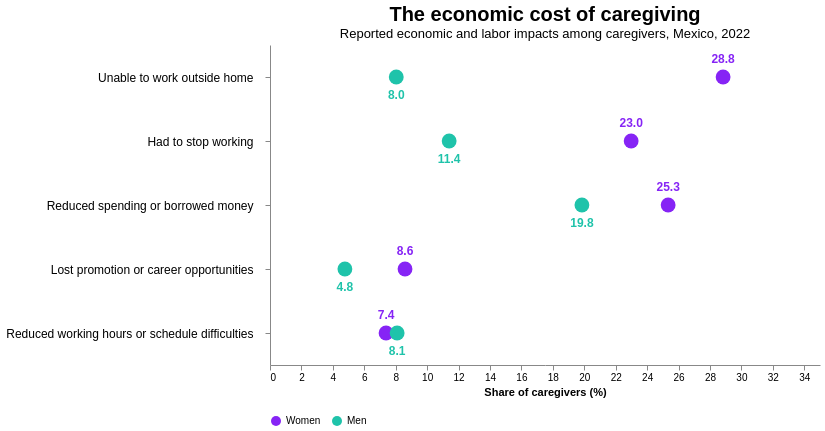

Here is the notebook cell this chart was saved with:
### Code cell
# Category order and labels
category_order = impact["category"].tolist()

category_labels = {
    "Unable to work outside home": "Unable to work outside home",
    "Had to stop working": "Had to stop working",
    "Reduced spending or borrowed money": "Reduced spending or borrowed money",
    "Lost promotion or career opportunities": "Lost promotion or career opportunities",
    "Reduced working hours or schedule difficulties": "Reduced working hours or schedule difficulties"
}

impact_long["category_label"] = impact_long["category"].map(category_labels)

# Base chart
base = alt.Chart(impact_long).encode(
    y=alt.Y(
        "category_label:N",
        sort=category_order,
        title=None,
        axis=alt.Axis(
            labelFontSize=12,
            labelLimit=450,
            labelPadding=12
        )
    ),
    x=alt.X(
        "percentage:Q",
        title="Share of caregivers (%)",
        scale=alt.Scale(domain=[0, 35]),
        axis=alt.Axis(grid=False)
    )
)

# Gender dots
dots = base.mark_circle(
    size=220,
    opacity=1
).encode(
    color=alt.Color(
        "gender:N",
        scale=alt.Scale(
            domain=["Women", "Men"],
            range=["#8624f5", "#1fc3aa"]
        ),
        legend=alt.Legend(title=None, orient="bottom")
    ),
    tooltip=[
        "category:N",
        "gender:N",
        alt.Tooltip(
            "percentage:Q",
            format=".1f",
            title="Percentage"
        )
    ]
)

# Women's labels above the dots
women_labels = (
    base.transform_filter(
        alt.datum.gender == "Women"
    )
    .mark_text(
        dy=-18,
        fontSize=12,
        fontWeight="bold",
        color="#8624f5"
    )
    .encode(
        text=alt.Text("percentage:Q", format=".1f")
    )
)

# Men's labels below the dots
men_labels = (
    base.transform_filter(
        alt.datum.gender == "Men"
    )
    .mark_text(
        dy=18,
        fontSize=12,
        fontWeight="bold",
        color="#1fc3aa"
    )
    .encode(
        text=alt.Text("percentage:Q", format=".1f")
    )
)

# Final chart
impact_chart = (
    (dots + women_labels + men_labels)
    .properties(
        width=550,
        height=320,
        title=alt.TitleParams(
            text="Opportunity cost of caregiving",
            subtitle="Reported economic and labor impacts among caregivers, Mexico, 2022",
            anchor="middle",
            fontSize=20,
            subtitleFontSize=13
        )
    )
    .configure_view(stroke=None)
)

impact_chart

### Figure 1 — Vega-Lite specification as saved in the notebook (floating-point values rounded to 4 significant figures)
{"config": {"view": {"continuousWidth": 300, "continuousHeight": 300, "stroke": null}}, "layer": [{"mark": {"type": "circle", "opacity": 1, "size": 220}, "encoding": {"color": {"field": "gender", "legend": {"orient": "bottom", "title": null}, "scale": {"domain": ["Women", "Men"], "range": ["#8624f5", "#1fc3aa"]}, "type": "nominal"}, "tooltip": [{"field": "category", "type": "nominal"}, {"field": "gender", "type": "nominal"}, {"field": "percentage", "format": ".1f", "title": "Percentage", "type": "quantitative"}], "x": {"axis": {"grid": false}, "field": "percentage", "scale": {"domain": [0, 35]}, "title": "Share of caregivers (%)", "type": "quantitative"}, "y": {"axis": {"labelFontSize": 12, "labelLimit": 450, "labelPadding": 12}, "field": "category_label", "sort": ["Unable to work outside home", "Had to stop working", "Reduced spending or borrowed money", "Lost promotion or career opportunities", "Reduced working hours or schedule difficulties"], "title": null, "type": "nominal"}}}, {"mark": {"type": "text", "color": "#8624f5", "dy": -18, "fontSize": 12, "fontWeight": "bold"}, "encoding": {"text": {"field": "percentage", "format": ".1f", "type": "quantitative"}, "x": {"axis": {"grid": false}, "field": "percentage", "scale": {"domain": [0, 35]}, "title": "Share of caregivers (%)", "type": "quantitative"}, "y": {"axis": {"labelFontSize": 12, "labelLimit": 450, "labelPadding": 12}, "field": "category_label", "sort": ["Unable to work outside home", "Had to stop working", "Reduced spending or borrowed money", "Lost promotion or career opportunities", "Reduced working hours or schedule difficulties"], "title": null, "type": "nominal"}}, "transform": [{"filter": "(datum.gender === 'Women')"}]}, {"mark": {"type": "text", "color": "#1fc3aa", "dy": 18, "fontSize": 12, "fontWeight": "bold"}, "encoding": {"text": {"field": "percentage", "format": ".1f", "type": "quantitative"}, "x": {"axis": {"grid": false}, "field": "percentage", "scale": {"domain": [0, 35]}, "title": "Share of caregivers (%)", "type": "quantitative"}, "y": {"axis": {"labelFontSize": 12, "labelLimit": 450, "labelPadding": 12}, "field": "category_label", "sort": ["Unable to work outside home", "Had to stop working", "Reduced spending or borrowed money", "Lost promotion or career opportunities", "Reduced working hours or schedule difficulties"], "title": null, "type": "nominal"}}, "transform": [{"filter": "(datum.gender === 'Men')"}]}], "data": {"name": "data-22cbc41ac6a218c22d822bc019bf4804"}, "height": 320, "title": {"text": "The economic cost of caregiving", "anchor": "middle", "fontSize": 20, "subtitle": "Reported economic and labor impacts among caregivers, Mexico, 2022", "subtitleFontSize": 13}, "width": 550, "$schema": "https://vega.github.io/schema/vega-lite/v6.4.1.json", "datasets": {"data-22cbc41ac6a218c22d822bc019bf4804": [{"category": "Unable to work outside home", "gender": "Women", "percentage": 28.83, "category_label": "Unable to work outside home"}, {"category": "Had to stop working", "gender": "Women", "percentage": 22.98, "category_label": "Had to stop working"}, {"category": "Reduced spending or borrowed money", "gender": "Women", "percentage": 25.34, "category_label": "Reduced spending or borrowed money"}, {"category": "Lost promotion or career opportunities", "gender": "Women", "percentage": 8.592, "category_label": "Lost promotion or career opportunities"}, {"category": "Reduced working hours or schedule difficulties", "gender": "Women", "percentage": 7.386, "category_label": "Reduced working hours or schedule difficulties"}, {"category": "Unable to work outside home", "gender": "Men", "percentage": 8.034, "category_label": "Unable to work outside home"}, {"category": "Had to stop working", "gender": "Men", "percentage": 11.4, "category_label": "Had to stop working"}, {"category": "Reduced spending or borrowed money", "gender": "Men", "percentage": 19.85, "category_label": "Reduced spending or borrowed money"}, {"category": "Lost promotion or career opportunities", "gender": "Men", "percentage": 4.766, "category_label": "Lost promotion or career opportunities"}, {"category": "Reduced working hours or schedule difficulties", "gender": "Men", "percentage": 8.09, "category_label": "Reduced working hours or schedule difficulties"}]}}
